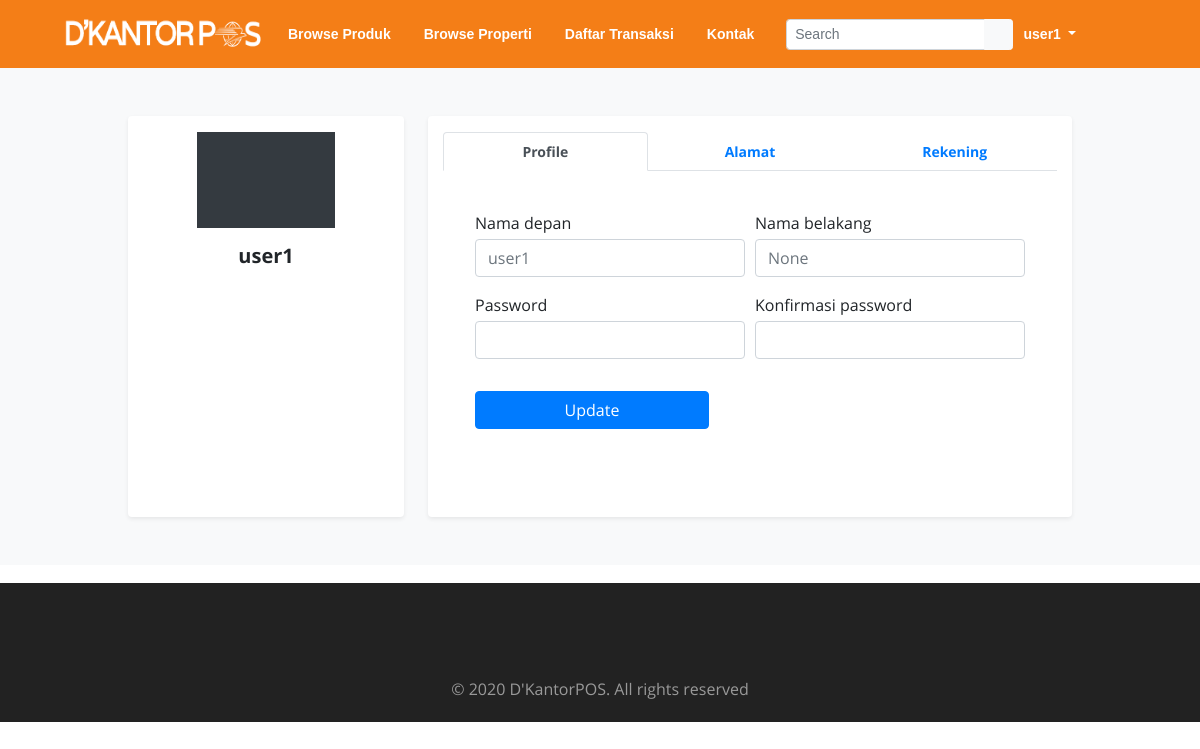
The page /profil/ (signed in) on the database its author committed.
### website/models.py (models this page shows)
class User(AbstractUser):
    id = models.UUIDField(primary_key=True, default=uuid.uuid4, editable=False)
    username = None
    email = CustomEmailField(_('email'), unique=True, max_length=64)
    first_name = models.CharField(_('nama depan'), max_length=64)
    last_name = models.CharField(_('nama belakang'), max_length=64, null=True, blank=True)
    hp = models.CharField(_('hp'), max_length=14)
    password = models.CharField(_('password'), max_length=128)
    created_at = models.DateTimeField(auto_now_add=True)
    keranjang = models.ForeignKey(
        Keranjang,
        default=None,
        on_delete=models.CASCADE,
        null=True
    )
    USERNAME_FIELD = 'email'
    REQUIRED_FIELDS = []
    objects = managers.UserManager()
    def __str__(self):
        if self.first_name == '':
            return self.email
        return self.first_name+' '+ (self.last_name if self.last_name else '')

### website/views.py (the view)
# urls.py: path('profil/', views.profil, name='profil'),
@login_required
def profil(request):
     return render(request, 'user/profil.html')

### website/context_processors.py (called while the page is built)
def kategori(request):
    return {'daftar_kategori': models.Kategori.objects.all()}

### website/templates/user/profil.html (shortened to what this page needs)
{% extends 'base.html' %}
{% load static %}
{% block content %}
<div class="container-fluid bg-light py-5">
	<div class="px-5">
		<div class="row">
			<div class="col-3 bg-white py-3 ml-auto shadow-sm rounded">
				<div class="row">
					<div class="col-6 bg-dark py-5 mx-auto"></div>
				</div>
				<h5 class="text-center mt-3 mb-2">{{ user }}</h5>
			</div>
			<div class="col-7 bg-white py-3 ml-4 mr-auto shadow-sm rounded">
					<ul class="nav nav-tabs  nav-justified">
						<li class="nav-item">
							<a class="nav-link active"  id="nav-profile-tab" data-toggle="tab" href="#nav-profile" role="tab"
							aria-controls="nav-profile" aria-selected="true">Profile</a>
						</li>
						<li class="nav-item">
							<a class="nav-link" id="nav-alamat-tab" data-toggle="tab" href="#nav-alamat" role="tab"
							aria-controls="nav-alamat" aria-selected="false">Alamat</a>
						</li>
						<li class="nav-item">
							<a class="nav-link" id="nav-rekening-tab" data-toggle="tab" href="#nav-rekening" role="tab"
							aria-controls="nav-rekening" aria-selected="false">Rekening</a>
						</li>
					</ul>
				<div class="tab-content py-3 px-2" id="nav-tabContent">
					<div class="tab-pane fade show active" id="nav-profile" role="tabpanel" aria-labelledby="nav-profile-tab">
						<div class="py-4 px-4">
							<form>
								<div class="form-row">
									<div class="form-group col">
											<label class="mb-1"> Nama depan </label>
											<input type="text" class="form-control" placeholder="{{ user.first_name }}">
									</div>
									<div class="form-group col">
											<label class="mb-1"> Nama belakang </label>
											<input type="text" class="form-control" placeholder="{{ user.last_name }}">
									</div>
								</div>
								<div class="form-row">
									<div class="form-group col">
											<label class="mb-1"> Password </label>
											<input type="password" class="form-control" placeholder="">
									</div>
									<div class="form-group col">
											<label class="mb-1"> Konfirmasi password </label>
											<input type="password" class="form-control" placeholder="">
									</div>
								</div>
								<div class="form-row">
									<div class="col-2 py-3 mb-3">
										<input class="btn btn-primary ml-auto" value="Update">
									</div>
								</div>
							</form>
						</div>
					</div>
				</div>
			</div>
		</div>
	</div>
</div>
{% endblock %}

### website/templates/base.html (shortened to what this page needs)
{% load static %}
<!DOCTYPE html>
<html>
<head>
    <link href="{% static 'website/bootstrap-4.5.2/css/bootstrap.css' %}" rel="stylesheet" type="text/css"
    media="all" />
    <link href="{% static 'website/css/bootstrap_extra.css' %}" rel="stylesheet" type="text/css" media="all" />
    <link href="{% static 'website/css/style.css' %}" rel="stylesheet" type="text/css" media="all" />
    <link href="{% static 'website/css/font-awesome.css' %}" rel="stylesheet">
    <link href="{% static 'website/css/FONT_raleway.css' %}" rel='stylesheet' type='text/css'>
    <link href="{% static 'website/css/FONT_open_sans.css' %}" rel='stylesheet' type='text/css'>
</head>
<body>
<nav class="navbar navbar-expand-lg navigation-agileits navbar-dark">
    <div class="container-fluid px-5">
        <a class="navbar-brand" href="{% url 'index' %}">
            <img src="{% static 'website/images/dkantorpos.png' %}" alt="" style="width: 200px; height: 40px;">
        </a>
        <div class="collapse navbar-collapse" id="main_nav">
            <ul class="navbar-nav">
                    <li class="nav-item"><a class="nav-link text-white" href="{% url 'browse' 'produk' %}">Browse Produk</a></li>
                    <li class="nav-item"><a class="nav-link text-white" href="{% url 'browse' 'properti' %}">Browse Properti</a></li>
                    {% if user.is_authenticated %}
                        <li class="nav-item"><a class="nav-link text-white" href="{% url 'daftar_transaksi' %}"> Daftar Transaksi</a></li>
                    {% endif %}
                    <li class="nav-item"><a class="nav-link text-white" href="{% url 'contact' %}">Kontak</a></li>
            </ul>
            <form action="{% url 'search' %}" method="GET" class="form-inline ml-4 lg-form my-2 my-lg-0">
                <div class="input-group">
                    <input type="text" class="form-control form-control-sm" placeholder="Search" name="q">
                    <div class="input-group-append">
                        <button class="btn btn-sm btn-light" type="submit"><i class="fa fa-search"></i></button>
                    </div>
                </div>
            </form>
            <ul class="navbar-nav ml-auto align-items-center">
                    {% if user.is_authenticated %}
                    <li class="dropdown nav-item">
                        <a href="#" class="dropdown-toggle nav-link text-white" data-toggle="dropdown">
                            {{ user.first_name }}<b class="caret"></b>
                        </a>
                    </li>
                    {% else %}
                    <li class="nav-item"><a class="nav-link text-white" href="{% url 'register' %}">Registrasi</a></li>
                    <li class="ml-0 nav-item"><a class="nav-link text-white" href="{% url 'login' %}">Masuk</a></li>
                    {% endif %}
                    <li class="nav-item">
                        <a class="nav-link text-white" href="{% url 'keranjang' %}" style="font-size: 24px;">
                            <i class="fa fa-shopping-cart" aria-hidden="true"></i>
                        </a>
                    </li>
            </ul>
        </div>
    </div>
</nav>
<div id="content py-2">
    {% block content %}{% endblock %}
</div>
<div class="footer">
    <div class="footer-copy">
        <div class="container">
            <p>© 2020 D'KantorPOS. All rights reserved</p>
        </div>
    </div>
</div>
<link href="{% static 'website/css/skdslider.css' %}" rel="stylesheet">
</body>
</html>

### website/static/website/css/style.css (style rules this page uses)
* { margin:0; padding:0; }
html, body { font-family: 'Open Sans', sans-serif; background:#ffffff; }
ul li,ol li { font-size:14px; }
h1,h2,h3,h4,h5,h6,a { font-weight:700; }
nav { font-family: 'Raleway', sans-serif; }
ul,label { margin:0; padding:0; }
.navbar { position: relative; min-height: 50px; margin-bottom: 10px; border: 1px solid transparent; }
.navbar-collapse { padding: 0; }
.navigation-agileits { background: #F47E17 ; }
.navbar-nav > li { float: left; margin-left: 17px; }
.navbar-nav > li:nth-child(1) { margin-left: 0px; }
.navbar-collapse { padding: 0; box-shadow: none; }
.navbar { margin-bottom: 0; border: none; }
.footer { padding: 5em 0 2em; background: #2b2a2a; }
.footer-copy p { margin:4em 0 0; text-align:center; color:#999; line-height:1.8em; }
.footer { background-color:#222; color:#eee; padding: 28px 8px 18px; margin-top: 18px; }

### rows shown on the page
User: first_name "user1", first_name+last_name "user1", last_name "None"
